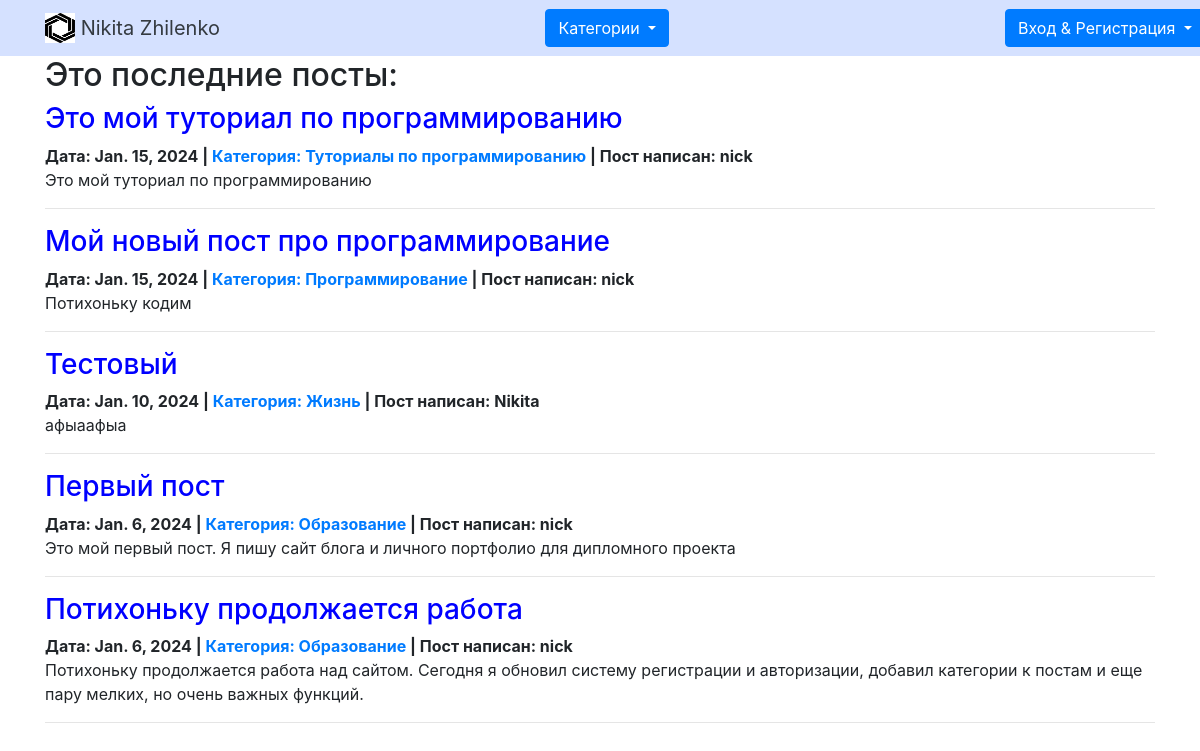
Screenshot of /blog/ with the database file from the repository.
### blog/models.py (models this page shows, shortened)
class Post(models.Model):
    title = models.CharField(max_length=255)
    author = models.ForeignKey(User, on_delete=models.CASCADE)
    body = models.TextField()
    date = models.DateField(auto_now_add=True)
    category = models.ForeignKey(Category, on_delete=models.SET_NULL, null=True)

class Category(models.Model):
    name = models.CharField(max_length=255)
    def __str__(self):
        return self.name

### blog/views.py (the view)
# urls.py: path('blog/', HomeView.as_view(), name='all_blogs'),
class HomeView(ListView):
    model = Post
    template_name = 'blog/all_blogs.html'
    ordering = '-date'
    def get_context_data(self, *args, **kwargs):
        categories_menu = Category.objects.all()
        context = super(HomeView, self).get_context_data(*args, **kwargs)
        context['categories_menu'] = categories_menu
        return context

### blog/templatetags/blog_tags.py (called while the page is built)
@register.filter
def translate_category(category):
    return CATEGORY_TRANSLATIONS.get(str(category), str(category))

### blog/templates/blog/all_blogs.html
{% extends 'blog/base.html' %}
{% load blog_tags %}
{% block content %}
{% if object_list.count > 0 %}
    <h2>Это последние посты:</h2>
    {% for post in object_list %}
        <h3><a href="{% url 'blog:detailed_article' post.pk %}" style="color: #0000ff;">{{ post.title }}</a></h3>
        <strong>Дата: {{ post.date }} | <a href="{% url 'blog:category' post.category|slugify %}">Категория: {{ post.category|translate_category }}</a> | Пост написан: {{ post.author }}</strong>
        <p>{{ post.body|truncatechars:200|safe }}</p>
        <hr>
    {% endfor %}
{% else %}
    <h3>Постов пока нет :)</h3>
{% endif %}
{% endblock %}

### rows the page displays
Post: title "Это мой туториал по программированию", date "Jan. 15, 2024", category|translate_category "Туториалы по программированию", author "nick", body "Это мой туториал по программированию"
Post: title "Мой новый пост про программирование", date "Jan. 15, 2024", category|translate_category "Программирование", author "nick", body "Потихоньку кодим"
Post: title "Тестовый", date "Jan. 10, 2024", category|translate_category "Жизнь", author "Nikita", body "афыаафыа"
Post: title "Первый пост", date "Jan. 6, 2024", category|translate_category "Образование", author "nick", body "Это мой первый пост. Я пишу сайт блога и личного портфолио для дипломного проекта"
Post: title "Потихоньку продолжается работа", date "Jan. 6, 2024", category|translate_category "Образование", author "nick", body "Потихоньку продолжается работа над сайтом. Сегодня я обновил систему регистрации и авторизации, добавил категории к постам и еще пару мелких, но очень важных функций."
